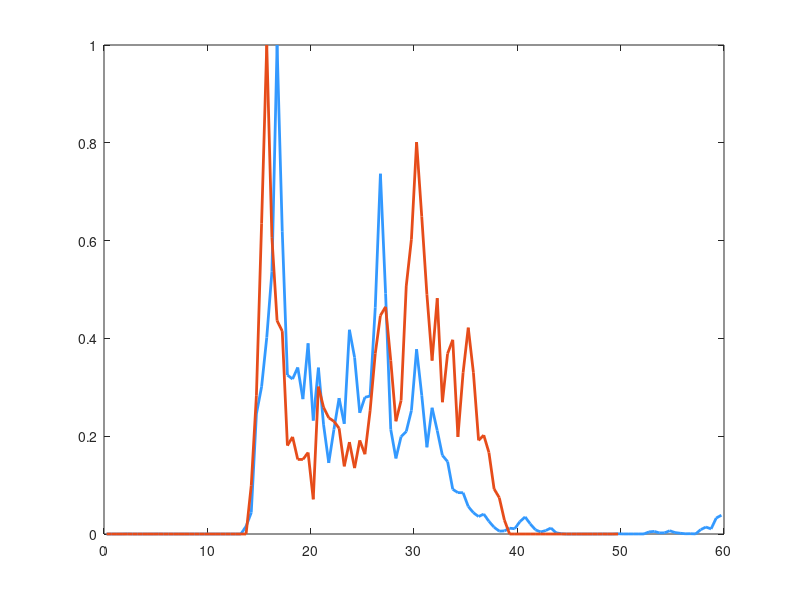

Write MATLAB code to recreate this figure. (Note: this script raises an error after producing the figure.)
% =========================================================================
% radar_vs_lidar_plane_tree.m
% Overlays radar and LiDAR normalised point density through plane tree
% =========================================================================

clear; clc; close all;

load('radar_cone_density.mat');
load('lidar_cone_density.mat');

figure('Color','w','Units','normalized','Position',[0.1 0.3 0.6 0.45]);

plot(lidar_r_centres, lidar_counts_norm, '-', ...
    'Color', [0.2 0.6 1.0], 'LineWidth', 2.0, ...
    'DisplayName', 'LiDAR 905 nm');
hold on;
plot(radar_r_centres, radar_counts_norm, '-', ...
    'Color', [0.9 0.3 0.1], 'LineWidth', 2.0, ...
    'DisplayName', 'Radar 120 GHz');

xline(14, '--k', 'LineWidth', 1.2, 'Label', 'Canopy front', ...
    'LabelHorizontalAlignment', 'right', 'LabelVerticalAlignment', 'bottom', ...
    'Interpreter', 'none', 'HandleVisibility', 'off');
xline(40, '--k', 'LineWidth', 1.2, 'Label', 'Canopy back', ...
    'LabelHorizontalAlignment', 'left', 'LabelVerticalAlignment', 'bottom', ...
    'Interpreter', 'none', 'HandleVisibility', 'off');

xlabel('Range from sensor (m)', 'FontSize', 12, 'Interpreter', 'none');
ylabel('Normalised point density', 'FontSize', 12, 'Interpreter', 'none');
title('Radar vs LiDAR point density through plane tree canopy', ...
    'FontSize', 13, 'FontWeight', 'bold', 'Interpreter', 'none');
legend('Location', 'northeast', 'FontSize', 11, 'Interpreter', 'none');
grid on;
xlim([5 50]);
ylim([0 1.05]);

exportgraphics(gcf, 'fig_radar_vs_lidar_plane_tree.png', 'Resolution', 300);
fprintf('Saved: fig_radar_vs_lidar_plane_tree.png\n');
